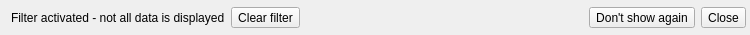
<?xml version="1.0" encoding="UTF-8"?>
<ui version="4.0">
 <class>WdgFilterBanner</class>
 <widget class="QWidget" name="WdgFilterBanner">
  <property name="geometry">
   <rect>
    <x>0</x>
    <y>0</y>
    <width>750</width>
    <height>35</height>
   </rect>
  </property>
  <property name="windowTitle">
   <string>Form</string>
  </property>
  <layout class="QHBoxLayout" name="horizontalLayout">
   <property name="topMargin">
    <number>4</number>
   </property>
   <property name="rightMargin">
    <number>4</number>
   </property>
   <property name="bottomMargin">
    <number>4</number>
   </property>
   <item>
    <widget class="QLabel" name="lText">
     <property name="text">
      <string>Filter activated - not all data is displayed</string>
     </property>
    </widget>
   </item>
   <item>
    <widget class="QToolButton" name="tbClearFilter">
     <property name="text">
      <string notr="true">Clear filter</string>
     </property>
    </widget>
   </item>
   <item>
    <spacer name="horizontalSpacer">
     <property name="orientation">
      <enum>Qt::Orientation::Horizontal</enum>
     </property>
     <property name="sizeHint" stdset="0">
      <size>
       <width>169</width>
       <height>20</height>
      </size>
     </property>
    </spacer>
   </item>
   <item>
    <widget class="QToolButton" name="tbDontShowAgain">
     <property name="text">
      <string>Don't show again</string>
     </property>
    </widget>
   </item>
   <item>
    <widget class="QToolButton" name="tbClose">
     <property name="text">
      <string notr="true">Close</string>
     </property>
    </widget>
   </item>
  </layout>
 </widget>
 <resources/>
 <connections/>
</ui>
